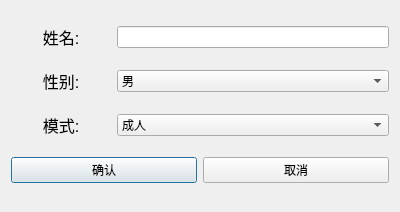
<?xml version="1.0" encoding="UTF-8"?>
<ui version="4.0">
 <class>Info_Dialog</class>
 <widget class="QDialog" name="Info_Dialog">
  <property name="geometry">
   <rect>
    <x>0</x>
    <y>0</y>
    <width>400</width>
    <height>212</height>
   </rect>
  </property>
  <property name="windowTitle">
   <string>Dialog</string>
  </property>
  <layout class="QVBoxLayout" name="verticalLayout">
   <item>
    <layout class="QHBoxLayout" name="horizontalLayout_4">
     <item>
      <widget class="QLabel" name="stopBitsLabel">
       <property name="minimumSize">
        <size>
         <width>100</width>
         <height>0</height>
        </size>
       </property>
       <property name="maximumSize">
        <size>
         <width>200</width>
         <height>16777215</height>
        </size>
       </property>
       <property name="font">
        <font>
         <family>Arial</family>
         <pointsize>12</pointsize>
        </font>
       </property>
       <property name="layoutDirection">
        <enum>Qt::LeftToRight</enum>
       </property>
       <property name="text">
        <string>姓名:</string>
       </property>
       <property name="alignment">
        <set>Qt::AlignCenter</set>
       </property>
      </widget>
     </item>
     <item>
      <widget class="QLineEdit" name="lineEdit">
       <property name="alignment">
        <set>Qt::AlignLeading|Qt::AlignLeft|Qt::AlignVCenter</set>
       </property>
      </widget>
     </item>
    </layout>
   </item>
   <item>
    <layout class="QHBoxLayout" name="horizontalLayout">
     <item>
      <widget class="QLabel" name="uartNumLabel">
       <property name="maximumSize">
        <size>
         <width>100</width>
         <height>16777215</height>
        </size>
       </property>
       <property name="font">
        <font>
         <family>Arial</family>
         <pointsize>12</pointsize>
        </font>
       </property>
       <property name="text">
        <string>性别:</string>
       </property>
       <property name="alignment">
        <set>Qt::AlignCenter</set>
       </property>
      </widget>
     </item>
     <item>
      <widget class="QComboBox" name="comboBox">
       <item>
        <property name="text">
         <string>男</string>
        </property>
       </item>
       <item>
        <property name="text">
         <string>女</string>
        </property>
       </item>
      </widget>
     </item>
    </layout>
   </item>
   <item>
    <layout class="QHBoxLayout" name="horizontalLayout_3">
     <item>
      <widget class="QLabel" name="dataBitsLabel">
       <property name="maximumSize">
        <size>
         <width>100</width>
         <height>16777215</height>
        </size>
       </property>
       <property name="font">
        <font>
         <family>Arial</family>
         <pointsize>12</pointsize>
        </font>
       </property>
       <property name="text">
        <string>模式:</string>
       </property>
       <property name="alignment">
        <set>Qt::AlignCenter</set>
       </property>
      </widget>
     </item>
     <item>
      <widget class="QComboBox" name="comboBox_2">
       <item>
        <property name="text">
         <string>成人</string>
        </property>
       </item>
       <item>
        <property name="text">
         <string>儿童</string>
        </property>
       </item>
      </widget>
     </item>
    </layout>
   </item>
   <item>
    <layout class="QHBoxLayout" name="horizontalLayout_2">
     <item>
      <widget class="QPushButton" name="QD_btn">
       <property name="sizePolicy">
        <sizepolicy hsizetype="Preferred" vsizetype="Fixed">
         <horstretch>0</horstretch>
         <verstretch>0</verstretch>
        </sizepolicy>
       </property>
       <property name="text">
        <string>确认</string>
       </property>
      </widget>
     </item>
     <item>
      <widget class="QPushButton" name="Cancel_btn">
       <property name="sizePolicy">
        <sizepolicy hsizetype="Preferred" vsizetype="Fixed">
         <horstretch>0</horstretch>
         <verstretch>0</verstretch>
        </sizepolicy>
       </property>
       <property name="text">
        <string>取消</string>
       </property>
      </widget>
     </item>
    </layout>
   </item>
  </layout>
 </widget>
 <resources/>
 <connections/>
</ui>
